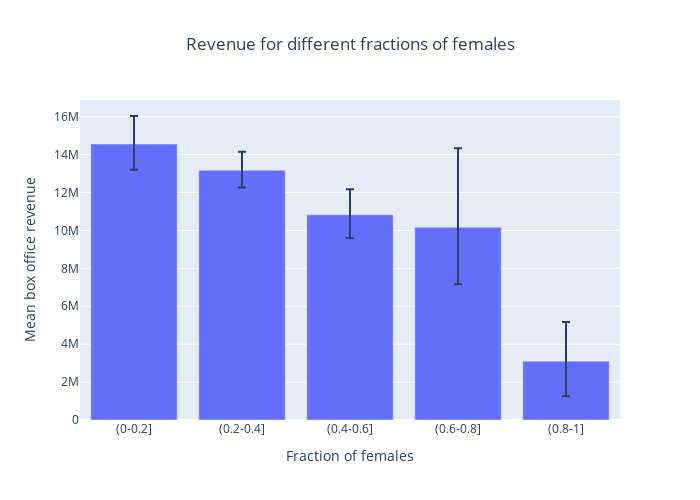

Notebook cell for this chart:
### Code cell
fig = go.Figure()
fig.add_trace(go.Bar(
    name='Revenue',
    x=grouped_means_revenue_female.keys(), y=grouped_means_revenue_female.values,
    error_y=dict(type='data', array=yerr_upper, arrayminus=yerr_lower),
))

fig.update_layout(
    barmode='group',
    width=700,
    height=500,
    xaxis_title="Fraction of females", 
    yaxis_title="Mean box office revenue",
    title='Revenue for different fractions of females',
    title_x = 0.5
)
fig.show()
fig.write_html("./plots/revenue_female_bar.html")

### Figure 1 — Plotly figure (JSON) as saved in the notebook; plotly's stock layout.template omitted (floating-point values rounded to 4 significant figures)
{"data": [{"error_y": {"array": [1476000.0, 978400.0, 1343000.0, 4179000.0, 2065000.0], "arrayminus": [1363000.0, 912600.0, 1232000.0, 3004000.0, 1848000.0], "type": "data"}, "name": "Revenue", "type": "bar", "x": ["(0-0.2]", "(0.2-0.4]", "(0.4-0.6]", "(0.6-0.8]", "(0.8-1]"], "y": [14560000.0, 13180000.0, 10830000.0, 10160000.0, 3105000.0]}], "layout": {"barmode": "group", "height": 500, "title": {"text": "Revenue for different fractions of females", "x": 0.5}, "width": 700, "xaxis": {"autorange": true, "range": [-0.5, 4.5], "title": {"text": "Fraction of females"}, "type": "category"}, "yaxis": {"autorange": true, "range": [0, 16880000.0], "title": {"text": "Mean box office revenue"}, "type": "linear"}}}
